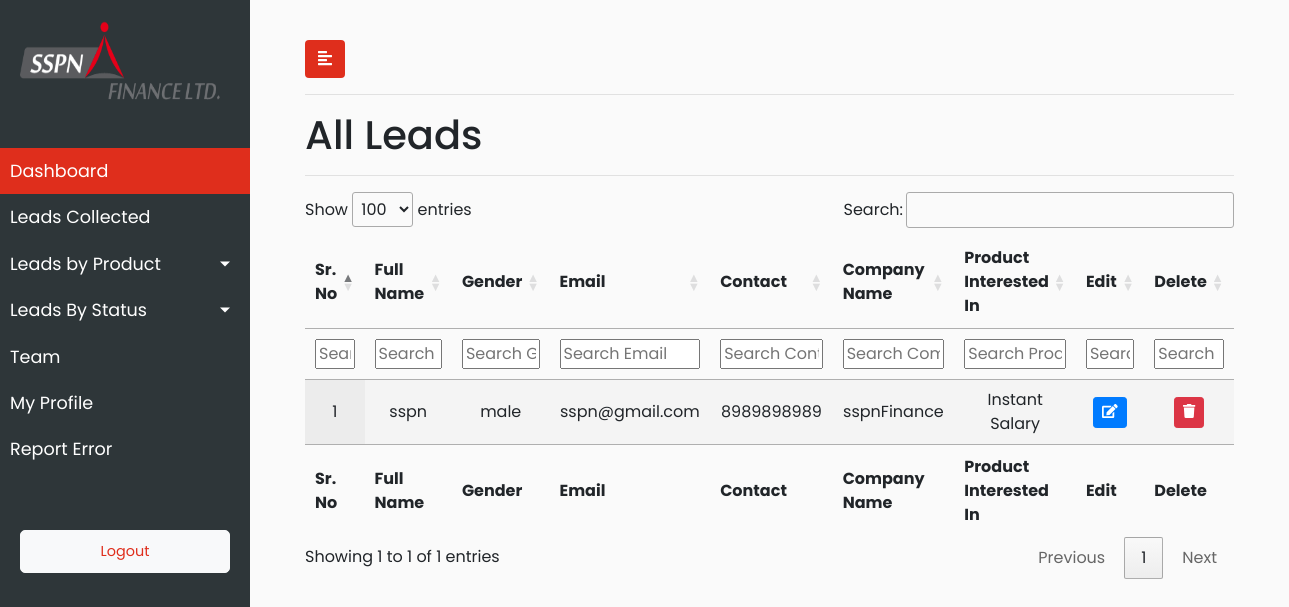
Page /all_status/ on the earlier database version.
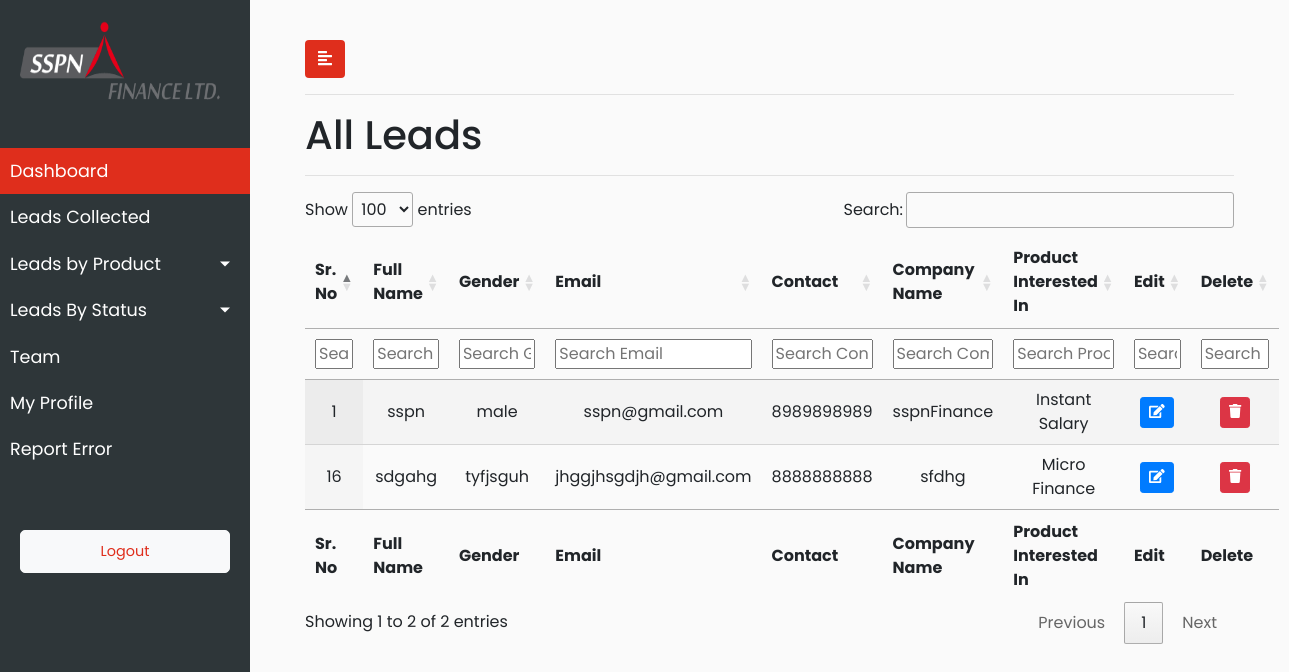
Same page on the later database version.
### sspn_lead_manager_app/models.py (models this page shows, shortened)
class AllLeads(models.Model):
        city_choices=(('Mumbai','Mumbai'),
        ('Delhi','Delhi'),
        ('Banglore','Banglore'),
        ('Pune','Pune'),
        ('Ahmedabad','Ahmedabad'),
        ('Other','Other'))
        profession_type_choices=(('Salaried','Salaried'),
                        ('Business','Business'),
                        ('Self Employed','Self Employed'),
                        ('Other','Other'))
        product_type_choices=(('Micro Finance','Micro Finance'),
                        ('Instant Salary','Instant Salary'),
                        ('Consumer Finance','Consumer Finance'))
        status_type_choices=(('All Status','All Status'),
                        ('Pending Status','Pending Status'),
                        ('In Process Status','In Process Status'),
                        ('Approved Status','Approved Status'),
                        ('Rejected Status','Rejected Status'))
        def sr_number_genrator():
                latest_object = AllLeads.objects.latest('date_of_entry')
                latest_sr_no = latest_object.sr_no
                if latest_object == None:
                        return 1
                else:
                        return (latest_sr_no+1)
        sr_no = models.IntegerField(default=sr_number_genrator)
        full_name = models.CharField(max_length=920)
        gender = models.CharField(max_length=920,blank=True)
        email = models.EmailField(max_length=920)
        contact = models.CharField(max_length=12,blank=True)
        company_name = models.CharField(max_length=920,blank=True)
        product_interested_in = models.CharField(choices=product_type_choices,max_length=920,blank=True)
        status = models.CharField(choices=status_type_choices,max_length=920,blank=True)
        date_of_entry = models.DateTimeField(default=timezone.now, null=True)
        city = models.CharField(choices=city_choices,max_length=920,blank=True)
        profession = models.CharField(choices=profession_type_choices,max_length=920,blank=True)
        class Meta:
            verbose_name_plural = "All Leads Lists"
            verbose_name = "Lead"

### sspn_lead_manager_app/views.py (the view)
# urls.py: path("all_status/" , views.all_status, name="all_status"),
def all_status(request):
    all_status = AllLeads.objects.all().filter(status='All Status')
    data = {'all_status':all_status}
    return render(request,'sspn_lead_manager_app/all_status.html',data)

### sspn_lead_manager_app/templates/sspn_lead_manager_app/all_status.html (shortened to what this page needs)
{% extends 'sspn_lead_manager_app/base.html' %}
{% load static %}
{% block stylesheets %}
<link rel="stylesheet" href="//cdn.datatables.net/1.10.19/css/jquery.dataTables.min.css">
{% endblock stylesheets %}
{% block content %}
<h1>All Leads</h1>
<hr>
<div>
{% if all_status %}
    <table id="test_table" class="display" style="width: 100%">
        <thead>
            <tr>
                <th scope="col">Sr. No</th>
                <th scope="col">Full Name</th>
                <th scope="col">Gender</th>
                <th scope="col">Email</th>
                <th scope="col">Contact</th>
                <th scope="col">Company Name</th>
                <th scope="col">Product Interested In</th>
                <th scope="col">Edit</th>
                <th scope="col">Delete</th>
            </tr>
            <tr>
                <th>Sr. No</th>
                <th>Full Name</th>
                <th>Gender</th>
                <th>Email</th>
                <th>Contact</th>
                <th>Company Name</th>
                <th>Product Interested In</th>
                <th>Edit</th>
                <th>Delete</th>
            </tr>
        </thead>
        <tbody>
        {% for allstatus in all_status %}
            <tr>
                <td>{{ allstatus.sr_no }}</td>
                <td>{{ allstatus.full_name }}</td>
                <td>{{ allstatus.gender }}</td>
                <td>{{ allstatus.email }}</td>
                <td>{{ allstatus.contact }}</td>
                <td>{{ allstatus.company_name }}</td>
                <td>{{ allstatus.product_interested_in }}</td>
                <td>
                            <button type="button" class="update-lead btn btn-sm btn-primary" data-id="{% url 'sspn_lead_manager_app:leads_update' allstatus.pk %}">
                                <span class="fa fa-edit"></span>
                            </button>
                        </td>
                        <td>
                            <button type="button" class="delete-lead btn btn-sm btn-danger" data-id="{% url 'sspn_lead_manager_app:leads_delete' allstatus.pk %}">
                                <span class="fa fa-trash"></span>
                            </button>
                        </td>
            </tr>
             {% endfor %}
            </tbody>
        <tfoot>
            <tr>
                <th>Sr. No</th>
                <th>Full Name</th>
                <th>Gender</th>
                <th>Email</th>
                <th>Contact</th>
                <th>Company Name</th>
                <th>Product Interested In</th>
                <th>Edit</th>
                <th>Delete</th>
            </tr>
        </tfoot>
    </table>
    {% else %}
            <p class="no-leads text-primary">No entry added yet.</p>
    {% endif %}
</div>
{% endblock %}

Differences in the rows shown:
added AllLeads: sr_no "16", full_name "sdgahg", gender "tyfjsguh", email "jhggjhsgdjh@gmail.com", contact "8888888888", company_name "sfdhg", product_interested_in "Micro Finance"
Other differences:
text written by a page script: "Show entries Search: Showing 1 to 1 of 1 entries Previous 1 Next" → "Show entries Search: Showing 1 to 2 of 2 entries Previous 1 Next"
